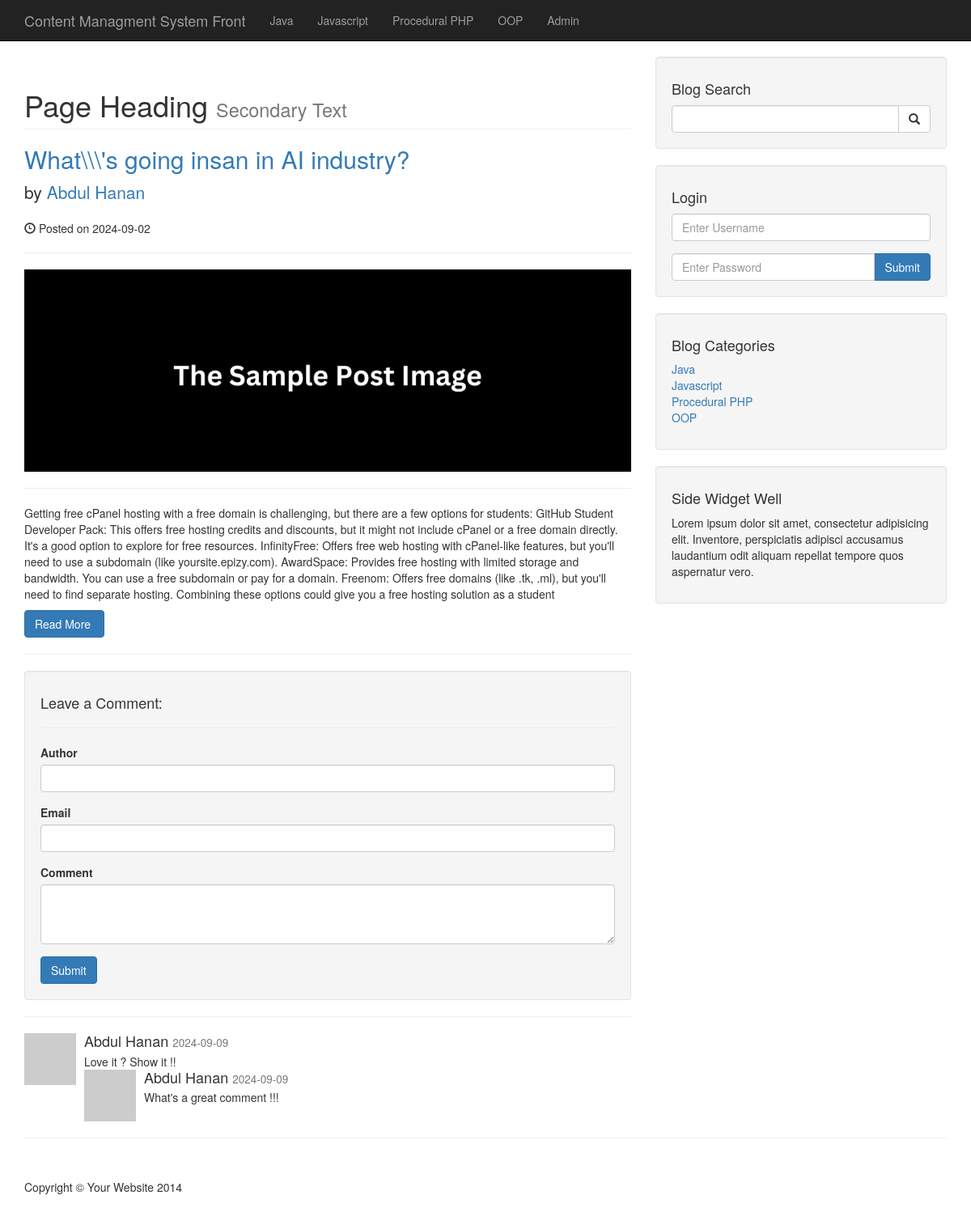
Page /post.php?p_id=11 on the committed database.
### tables this page shows
CREATE TABLE `categories` (
  `id` int(225) NOT NULL,
  `cat_title` varchar(225) NOT NULL,
  `cat_desc` varchar(1000) DEFAULT NULL
);

CREATE TABLE `posts` (
  `post_id` int(3) NOT NULL,
  `post_title` varchar(1000) NOT NULL,
  `post_date` date NOT NULL,
  `post_author` varchar(225) NOT NULL,
  `post_image` text NOT NULL,
  `post_content` text NOT NULL,
  `post_category_id` int(3) NOT NULL,
  `post_tags` varchar(225) NOT NULL,
  `post_status` varchar(225) NOT NULL,
  `post_comments_count` int(3) NOT NULL
);

CREATE TABLE `comments` (
  `comment_id` int(3) NOT NULL,
  `comment_author` varchar(225) NOT NULL,
  `comment_post_id` int(3) NOT NULL,
  `comment_email` text NOT NULL,
  `comment_content` text NOT NULL,
  `comment_status` varchar(225) NOT NULL,
  `comment_date` date NOT NULL
);

### post.php (the view, shortened to what this page needs)
<?php  include "includes/header.php"  ?>
<?php  include "includes/navigation.php"  ?>
    <div class="container">
        <div class="row">
            <div class="col-md-8">
            <h1 class="page-header">
                    Page Heading
                    <small>Secondary Text</small>
                </h1>
            <?php
                if(isset($_GET['p_id'])){
                    $the_post_id = $_GET['p_id'];
                }
                $query = "SELECT * FROM posts where post_id=$the_post_id;";
                $select_all_posts_query = mysqli_query($connection, $query);
                while($row = mysqli_fetch_assoc($select_all_posts_query)){
                    $post_title = $row['post_title'];
                    $post_date = $row['post_date'];
                    $post_author = $row['post_author'];
                    $post_image = $row['post_image'];
                    $post_content = $row['post_content'];
                    echo "<h2><a href='#'> $post_title </a></h2>";
                    echo "<p class='lead'>by <a href='index.php'> $post_author </a></p>";
                    echo "<p><span class='glyphicon glyphicon-time'></span> Posted on $post_date </p><hr>";
                    echo "<img class='img-responsive' src='images/$post_image' alt='No Content'><hr>";
                    echo "<p> $post_content </p>";
                    echo "<a class='btn btn-primary' href='#'>Read More <span class='glyphicon glyphicon-hchevron-right'></span></a><hr>";
                }
            ?>
                <div class="well">
                    <h4>Leave a Comment:</h4>
                    <hr>
                    <form role="form" method="post" >
                        <div class="form-group">
                            <label for="author">Author </label>
                            <input class="form-control" type="text" name="comment_author" id="author">
                        </div>
                        <div class="form-group">
                            <label for="email">Email</label>
                            <input class="form-control" type="text" name="comment_email" id="email">
                        </div>
                        <div class="form-group">
                            <label for="content">Comment</label>
                            <textarea class="form-control" rows="3" name="comment_content" id="content"></textarea>
                        </div>
                        <button type="submit" class="btn btn-primary" name="submit">Submit</button>
                    </form>
                </div>
                <hr>
                <div class="media">
                    <?php
                    $comment_post_id = $_GET['p_id'];
                    $query_to_fetch_comments = "SELECT * FROM comments where comment_post_id = $comment_post_id AND comment_status = 'Approved' ORDER BY comment_id DESC ";
                    $comment_fetch_result = mysqli_query($connection, $query_to_fetch_comments);
                    while($row = mysqli_fetch_assoc($comment_fetch_result)){
                        $comment_author = $row['comment_author'];
                        $comment_content = $row['comment_content'];
                        $comment_date = $row['comment_date'];
                    ?>
                    <a class="pull-left" href="#">
                        <img class="media-object" src="http://placehold.it/64x64" alt="">
                    </a>
                    <div class="media-body">
                        <h4 class="media-heading"><?php echo $comment_author  ?>
                            <small> <?php echo $comment_date  ?> </small>
                        </h4>
                        <?php echo $comment_content ?>
                    </div>
                    <?php } ?>
                </div>
            </div>
            <?php  include "includes/sidebar.php"  ?>
        </div>
        <hr>
        <?php  include "includes/footer.php"  ?>

### includes/header.php (shortened to what this page needs)
<!DOCTYPE html>
<html lang="en">
<head>
    <link href="css/bootstrap.min.css" rel="stylesheet">
    <link href="css/blog-home.css" rel="stylesheet">
</head>
<body class="">

### includes/navigation.php (shortened to what this page needs)
<nav class="navbar navbar-inverse navbar-fixed-top" role="navigation">
        <div class="container">
            <div class="navbar-header">
                <a class="navbar-brand" href="index.php">Content Managment System Front</a>
            </div>
            <div class="collapse navbar-collapse" id="bs-example-navbar-collapse-1">
                <ul class="nav navbar-nav">
                <?php
                    $query = "SELECT * FROM categories";
                    $select_all_categories_query = mysqli_query($connection, $query);
                    while($row = mysqli_fetch_assoc($select_all_categories_query)){
                        $cat_title = $row['cat_title'];
                        echo "<li><a href='#'> $cat_title </a></li>";
                    }
                ?>
                    <li>
                        <a href="admin">Admin</a>
                    </li>
                </ul>
            </div>
        </div>
    </nav>

### includes/sidebar.php
<div class="col-md-4">
                <div class="well">
                  <h4>Blog Search</h4>
                    <form action="search.php" method="post">
                        <div class="input-group">
                            <input name="search" type="text" class="form-control">
                            <span class="input-group-btn">
                                <button name="submit" class="btn btn-default" type="submit">
                                    <span class="glyphicon glyphicon-search"></span>
                                </button>
                            </span>
                        </div>
                    </form>
                </div>
                <div class="well">
                  <h4>Login</h4>
                    <form action="./includes/login.php" method="post">
                        <div class="form-group">
                            <input name="username" type="text" class="form-control" placeholder="Enter Username">
                        </div>
                        <div class="input-group">
                            <input name="password" type="password" class="form-control" placeholder="Enter Password">
                            <span class="input-group-btn">
                                <button name="submit" class="btn btn-primary text-center" type="submit">
                                    Submit
                                </button>
                            </span>
                        </div>
                    </form>
                </div>
                <div class="well">
                    <h4>Blog Categories</h4>
                    <div class="row">
                        <div class="col-lg-12">
                            <ul class="list-unstyled">
                                <?php
                                $query = "SELECT * FROM categories";
                                $all_categories = mysqli_query($connection, $query);
                                while($row = mysqli_fetch_assoc($all_categories)){
                                    $category = $row['cat_title'];
                                    $category_id = $row['id'];
                                    echo "<li><a href='category.php?category={$category_id}'>$category</a></li>";
                                }
                                ?>
                            </ul>
                        </div>
                    </div>
                </div>
                <?php  include "widget.php"; ?>
            </div>

### includes/widget.php
<div class="well">
    <h4>Side Widget Well</h4>
    <p>Lorem ipsum dolor sit amet, consectetur adipisicing elit. Inventore, perspiciatis adipisci
    accusamus laudantium odit aliquam repellat tempore quos aspernatur vero.</p>
</div>

### includes/footer.php (shortened to what this page needs)
  <footer>
            <div class="row">
                <div class="col-lg-12">
                    <p>Copyright &copy; Your Website 2014</p>
                </div>
            </div>
        </footer>
    </div>
</body>
</html>

### css/blog-home.css (style rules this page uses)
body { padding-top: 70px; }
footer { margin: 50px 0; }

### rows in the picture
categories: cat_title "Java"
categories: cat_title "Javascript"
categories: cat_title "Procedural PHP"
categories: cat_title "OOP"
posts: post_title "What\\\\\\'s going insan in AI industry?", post_author "Abdul Hanan", post_date "2024-09-02", post_content "Getting free cPanel hosting with a free domain is challenging, but there are a few options for students: GitHub Student Developer Pack: This offers free hosting credits and discounts, but it might not include cPanel or a free domain directly. It's a good option to explore for free resources. InfinityFree: Offers free web hosting with cPanel-like features, but you'll need to use a subdomain (like yoursite.epizy.com). AwardSpace: Provides free hosting with limited storage and bandwidth. You can use a free subdomain or pay for a domain. Freenom: Offers free domains (like .tk, .ml), but you'll need to find separate hosting. Combining these options could give you a free hosting solution as a…"
comments: comment_author "Abdul Hanan", comment_date "2024-09-09", comment_content "Love it ? Show it !!"
comments: comment_author "Abdul Hanan", comment_date "2024-09-09", comment_content "What's a great comment !!!"
